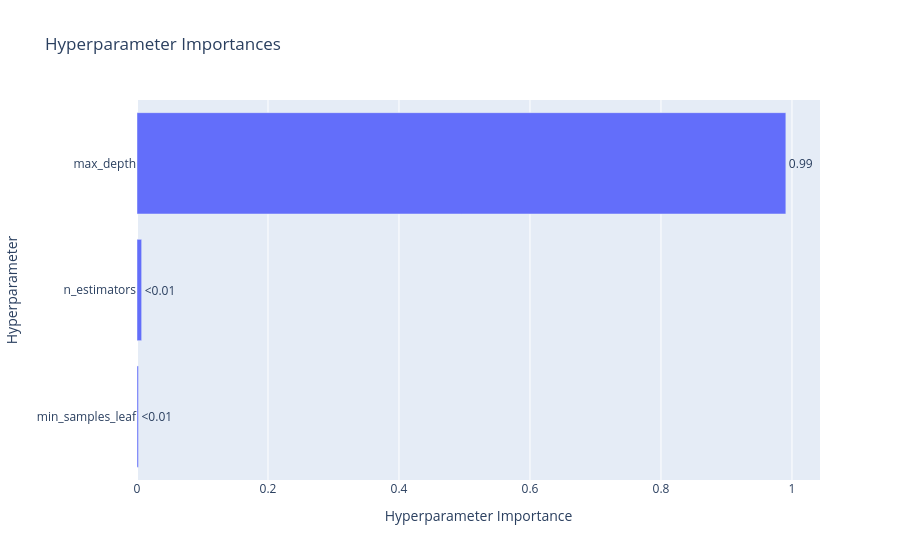

Write notebook code for a chart like this one.
### Markdown cell above
#### Визуализация optuna:
1) Сравнение важности гиперпараметров
2) Отрисовка контура оптимизации. Помогает выбрать направление дальнейшей оптимизации в сторону "темных" областей

### Code cell
from optuna.visualization import plot_param_importances

plot_param_importances(study)

### Figure 1 — Plotly figure (JSON) as saved in the notebook; plotly's stock layout.template omitted (floating-point values rounded to 4 significant figures)
{"data": [{"cliponaxis": false, "hovertemplate": ["min_samples_leaf (IntDistribution): 0.002228284545003252<extra></extra>", "n_estimators (IntDistribution): 0.007096010781831191<extra></extra>", "max_depth (IntDistribution): 0.9906757046731655<extra></extra>"], "name": "Objective Value", "orientation": "h", "text": ["<0.01", "<0.01", "0.99"], "textposition": "outside", "type": "bar", "x": [0.002228, 0.007096, 0.9907], "y": ["min_samples_leaf", "n_estimators", "max_depth"]}], "layout": {"title": {"text": "Hyperparameter Importances"}, "xaxis": {"title": {"text": "Hyperparameter Importance"}}, "yaxis": {"title": {"text": "Hyperparameter"}}}}
